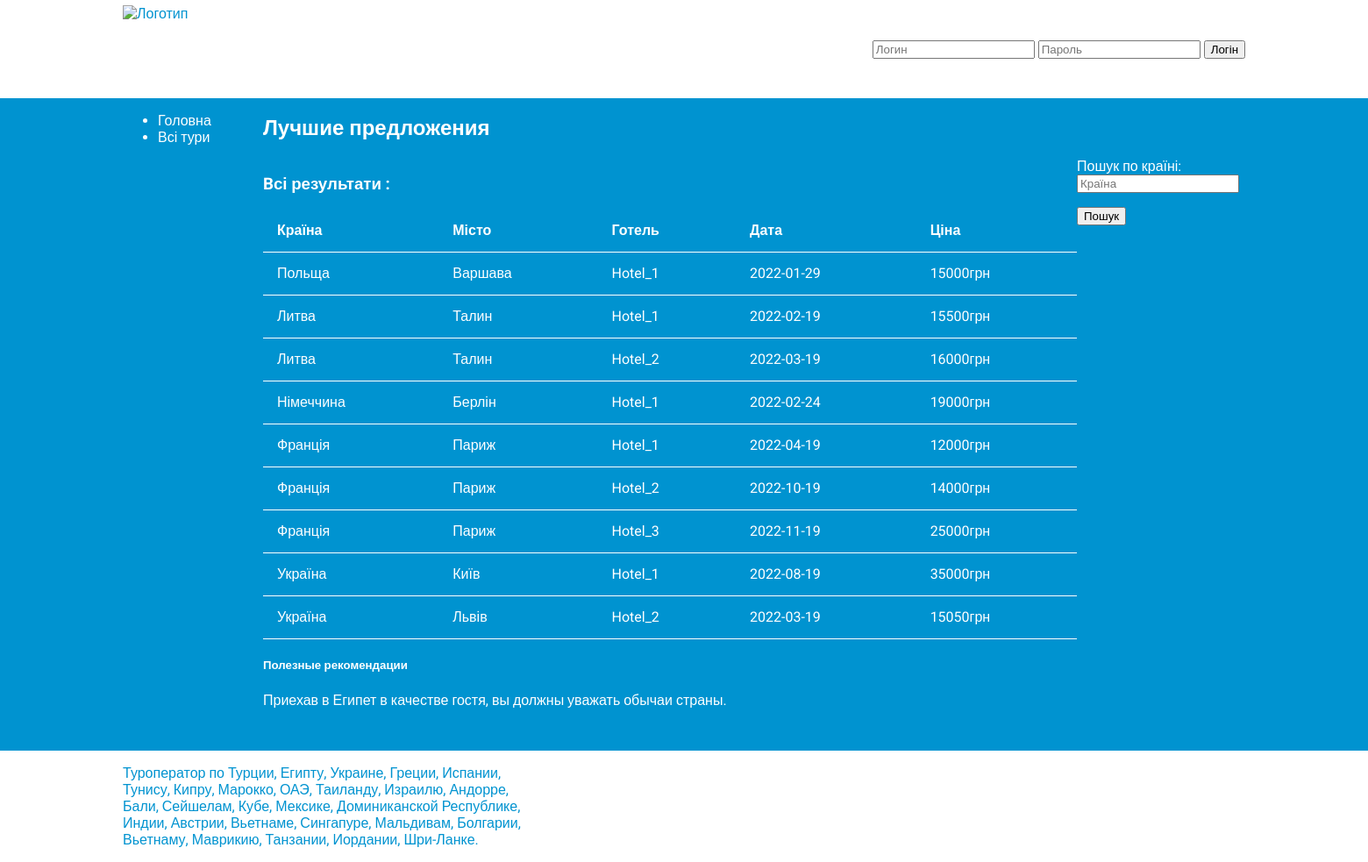
The app's page /web/project/index.php with its own data.
### tables this page shows
CREATE TABLE hotels (
    HotelID int NOT NULL AUTO_INCREMENT,
    Name varchar(255) NOT NULL,
    ContryID int,
    CityID int,
    Price int,
    Date DATE,
    PRIMARY KEY (HotelID),
    UNIQUE(HotelID),
    FOREIGN KEY (CityID) REFERENCES cities(CityID)
);

CREATE TABLE countries (
    ContryID int NOT NULL AUTO_INCREMENT,
    Name varchar(255) NOT NULL,
    PRIMARY KEY (ContryID),
    UNIQUE(ContryID),
    UNIQUE(Name)
);

CREATE TABLE cities (
    CityID int NOT NULL AUTO_INCREMENT,
    Name varchar(255) NOT NULL,
    ContryID int,
    PRIMARY KEY (CityID),
    UNIQUE(CityID),
    FOREIGN KEY (ContryID) REFERENCES countries(ContryID)
);

### web/project/php/modules/login.php (called while the page is built, shortened)
<?php
$username = "";

### web/project/php/components/tabel.php (the view, shortened to what this page needs)
<?php
include 'php/components/table-title.php';
$conn = get_DB();
$sql = 'SELECT
        countries.Name as Country,
        cities.Name as City,
        hotels.Name as Hotel,
        hotels.Date,
        hotels.Price
        FROM hotels
        INNER JOIN countries
        ON hotels.ContryID = countries.ContryID
        INNER JOIN cities
        ON hotels.CityID = cities.CityID';
$result = $conn->query($sql);
$table = '<table class="search-result-table">
        <thead>
            <tr>
                <th>Країна</th>
                <th>Місто</th>
                <th>Готель</th>
                <th>Дата</th>
                <th>Ціна</th>
            </tr>
        </thead>
        <tbody>';
while ($row = $result->fetch_assoc()) {
    $table .= "<tr>
            <td>" . $row["Country"] . "</td>
            <td>" . $row["City"] . "</td>
            <td>" . $row["Hotel"] . "</td>
            <td>" . $row["Date"] . "</td>
            <td>" . $row["Price"] . "грн</td>
        </tr>";
}
echo $table . "</tbody></table>";

### web/project/index.php (shortened to what this page needs)
<?php
include './php/db/connect_to_db.php';
?>
<!DOCTYPE html>
<html lang="en">
<head>
    <link rel="stylesheet" href="./css/index.css" />
</head>
<body>
    <?php include './php/components/header/header.php'; ?>
    <nav class="page-side-nav">
        <ul>
            <li>Головна</li>
            <li>Всі тури</li>
        </ul>
    </nav>
    <main class="page-content page-content_home">
        <h2 class="page-content-title">Лучшие предложения</h2>
        <section class="search-result">
            <?php include 'php/components/tabel.php'; ?>
            <section>
                <h5>Полезные рекомендации</h5>
                <p>
                    Приехав в Египет в качестве гостя, вы должны уважать
                    обычаи страны.
                </p>
            </section>
        </section>
        <form id="search-cities" method="post" class="search-form">
            <label for="country">Пошук по країні:</label>
            <input type="text" name="country" placeholder="Країна" />
            <button>Пошук</button>
        </form>
    </main>
    <footer>
        <p class="footer-countries">
            Туроператор по Турции, Египту, Украине, Греции, Испании, Тунису,
            Кипру, Марокко, ОАЭ, Таиланду, Израилю, Андорре, Бали, Сейшелам,
            Кубе, Мексике, Доминиканской Республике, Индии, Австрии,
            Вьетнаме, Сингапуре, Мальдивам, Болгарии, Вьетнаму, Маврикию,
            Танзании, Иордании, Шри-Ланке.
        </p>
    </footer>
</body>
</html>

### web/project/php/components/header/header.php
<header>
    <img src="https://cdn.coraltravel.ua/content/logocoraltravelru-25f77d24.svg" style="width: 200px; height: 100px" alt="Логотип" />
    <?php
    include 'php/modules/login.php';
    if (!$username || $loginError) {
        include 'php/components/header/form.php';
    } else {
        include 'php/components/header/userGreeting.php';
    }
    ?>
</header>

### web/project/php/components/header/form.php (shortened to what this page needs)
<form method='post' action="./index.php">
    <input type="text" name="username" placeholder="Логин" />
    <input type="password" name="password" placeholder="Пароль" />
    <button>Логін</button>
</form>

### web/project/php/components/table-title.php (shortened to what this page needs)
<?php
if (isset($_POST['country'])) {
    $country = $_POST['country'];
    echo  "<h3>Результати пошуку для <i>{$country}</i>:</h3>";
} else {
    echo "<h3>Bсі результати :</h3>";
}

### web/project/css/index.css (style rules this page uses)
html { max-width: 100vw; overflow-x: hidden; font-family: 'Roboto', sans-serif; }
body { background-color: #0093d0; color: white; margin: 0; max-width: 1280px; margin: auto; min-height: 100vh; display: flex; flex-wrap: wrap; }
header { height: 7rem; display: flex; align-items: center; justify-content: space-between; }
header, footer { background-color: white; color: #0093d0; position: relative; width: 100%; }
header img { display: block; }
header:after, header:before, footer:after, footer:before { content: ''; position: absolute; top: 0; bottom: 0; width: 100%; background-color: white; }
header:after, footer:after { right: 100%; }
header:before, footer:before { left: 100%; }
.page-side-nav { width: 10rem; }
.page-content { margin-bottom: 2rem; width: calc(100% - 10rem); }
.page-content_home { display: flex; flex-wrap: wrap; }
.page-content-title { width: 100%; }
.search-result { flex-grow: 1; }
.search-result-table { border-collapse: collapse; width: 100%; }
.search-result-table tr { border-bottom: 1px solid; }
.search-result-table td, .search-result-table th { text-align: left; line-height: 3; padding: 0 1rem; }
.footer-countries { width: 30rem; }
#search-cities { width: 12rem; }

### records on screen
hotels: ContryID.Name "Польща", CityID.Name "Варшава", Name "Hotel_1", Date "2022-01-29", Price "15000"
hotels: ContryID.Name "Литва", CityID.Name "Талин", Name "Hotel_1", Date "2022-02-19", Price "15500"
hotels: ContryID.Name "Литва", CityID.Name "Талин", Name "Hotel_2", Date "2022-03-19", Price "16000"
hotels: ContryID.Name "Німеччина", CityID.Name "Берлін", Name "Hotel_1", Date "2022-02-24", Price "19000"
hotels: ContryID.Name "Франція", CityID.Name "Париж", Name "Hotel_1", Date "2022-04-19", Price "12000"
hotels: ContryID.Name "Франція", CityID.Name "Париж", Name "Hotel_2", Date "2022-10-19", Price "14000"
hotels: ContryID.Name "Франція", CityID.Name "Париж", Name "Hotel_3", Date "2022-11-19", Price "25000"
hotels: ContryID.Name "Україна", CityID.Name "Київ", Name "Hotel_1", Date "2022-08-19", Price "35000"
hotels: ContryID.Name "Україна", CityID.Name "Львів", Name "Hotel_2", Date "2022-03-19", Price "15050"
